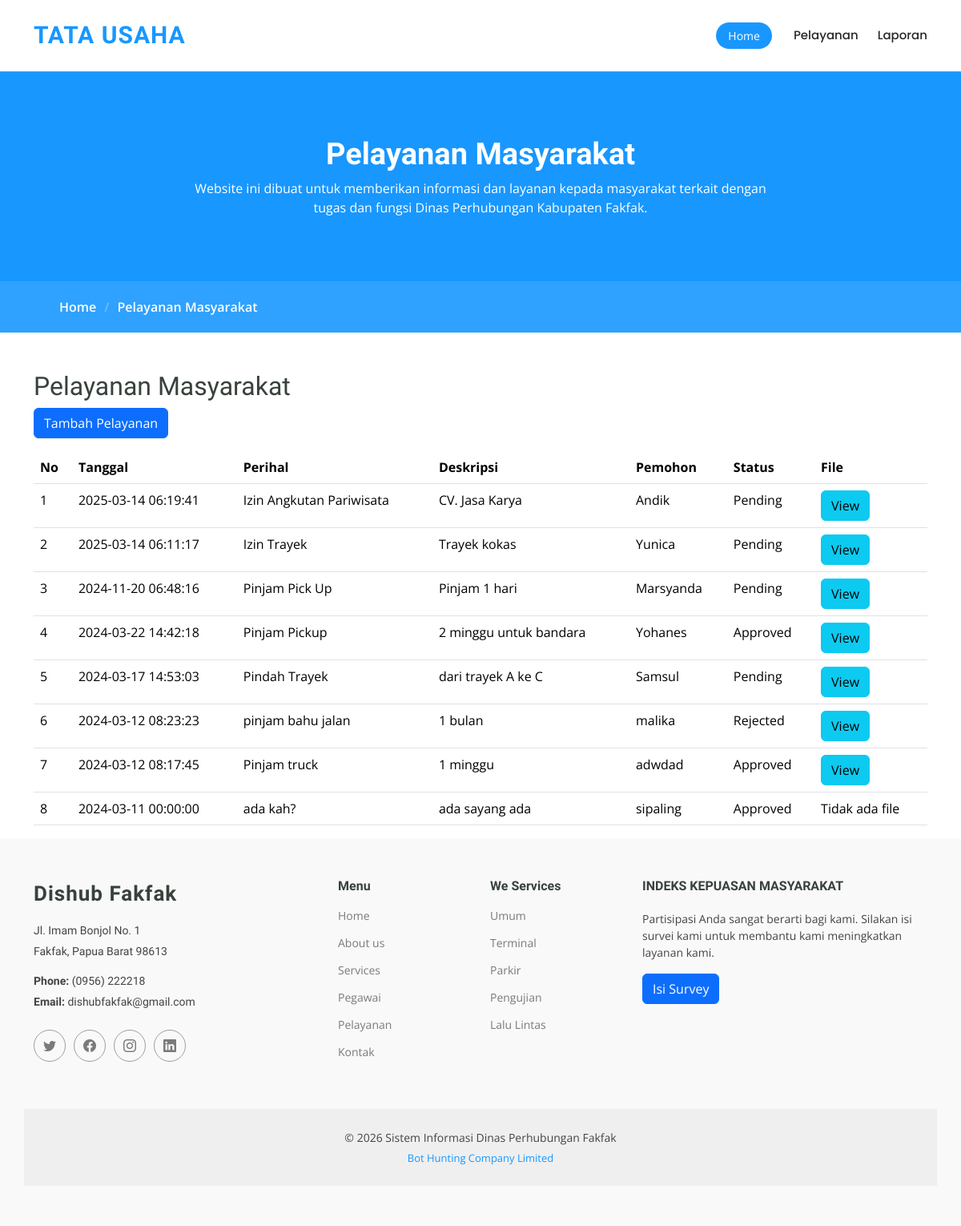
/umum/pelayanan.php, run on an earlier commit of the app's database.
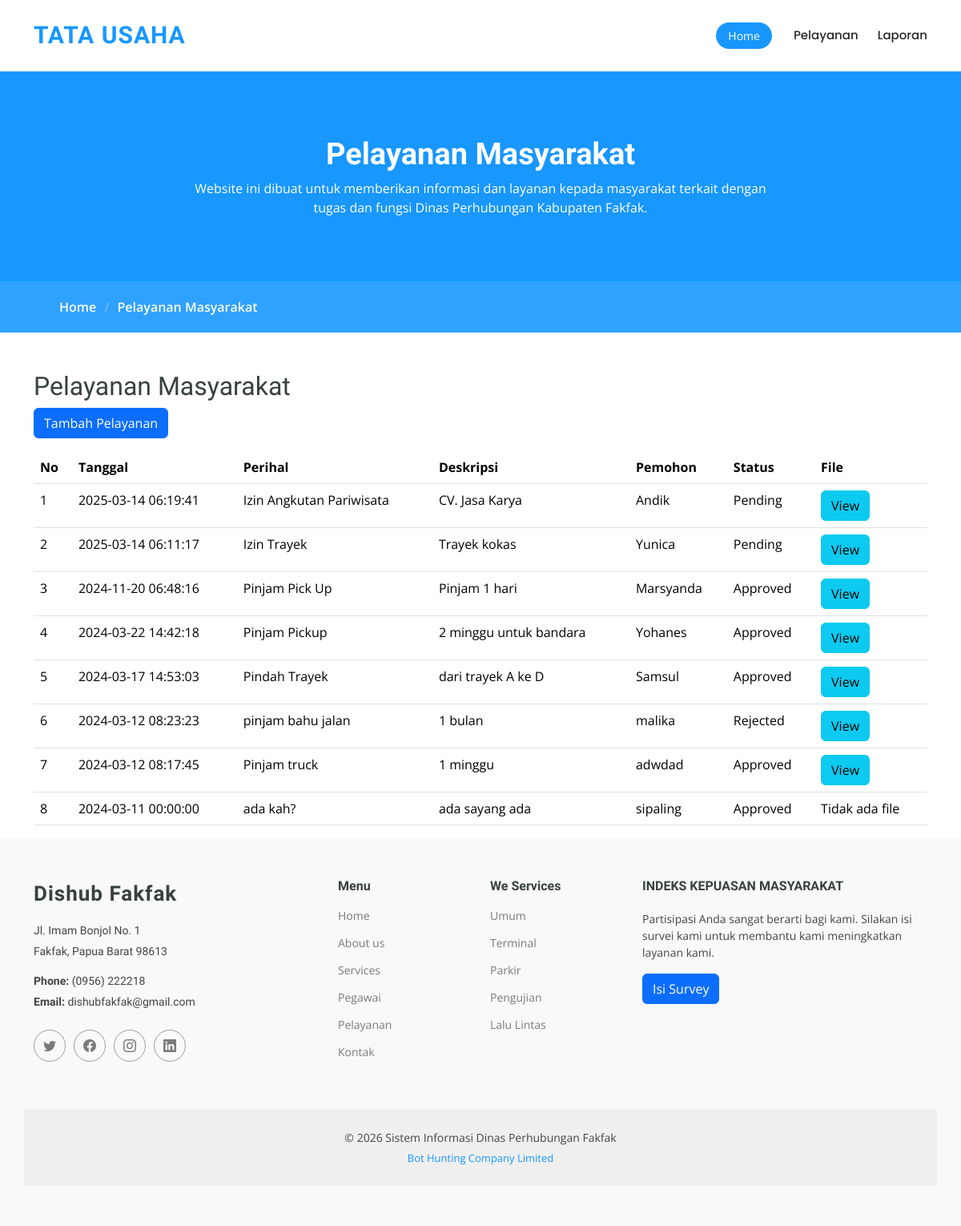
And on a later commit of the database.
### tables this page shows
CREATE TABLE `pelayananumum` (
  `id` int NOT NULL,
  `tanggal` datetime NOT NULL,
  `nama_layanan` varchar(255) DEFAULT NULL,
  `deskripsi` text,
  `file_google_drive` varchar(255) DEFAULT NULL,
  `pemohon` varchar(255) NOT NULL,
  `status` enum('Pending','Approved','Rejected') NOT NULL
);

### umum/pelayanan.php (the view, shortened to what this page needs)
<?php
require_once __DIR__ . '/../assets/config.php';
$query = "SELECT * FROM pelayananumum ORDER BY tanggal DESC";
$stmt = $koneksi->prepare($query);
if ($stmt->execute()) {
    $result = $stmt->get_result();
    $pelayanan = [];
    while ($row = $result->fetch_assoc()) {
        $pelayanan[] = $row;
    }
} else {
    die("Query error: " . $koneksi->error);
}
?>
<div class="page-title" data-aos="fade">
    <div class="heading">
        <div class="container">
            <div class="row d-flex justify-content-center text-center">
                <div class="col-lg-8">
                    <h1>Pelayanan Masyarakat</h1>
                    <p class="mb-0">Website ini dibuat untuk memberikan informasi dan layanan kepada masyarakat terkait dengan tugas dan fungsi Dinas Perhubungan Kabupaten Fakfak.</p>
                </div>
            </div>
        </div>
    </div>
    <nav class="breadcrumbs">
        <div class="container">
            <ol>
                <li><a href="index.php">Home</a></li>
                <li class="current">Pelayanan Masyarakat</li>
            </ol>
        </div>
    </nav>
</div>
<div class="container mt-5">
    <h2>Pelayanan Masyarakat</h2>
    <a href="tambah_pelayanan.php" class="btn btn-primary mb-3">Tambah Pelayanan</a>
    <div class="table-responsive">
        <table class="table">
            <thead>
                <tr>
                    <th>No</th>
                    <th>Tanggal</th>
                    <th>Perihal</th>
                    <th>Deskripsi</th>
                    <th>Pemohon</th>
                    <th>Status</th>
                    <th>File</th>
                </tr>
            </thead>
            <tbody>
                <?php if (!empty($pelayanan)) : ?>
                    <?php foreach ($pelayanan as $index => $data) : ?>
                        <tr>
                            <td><?php echo $index + 1; ?></td>
                            <td><?php echo htmlspecialchars($data['tanggal']); ?></td>
                            <td><?php echo htmlspecialchars($data['nama_layanan']); ?></td>
                            <td><?php echo htmlspecialchars($data['deskripsi']); ?></td>
                            <td><?php echo htmlspecialchars($data['pemohon']); ?></td>
                            <td><?php echo htmlspecialchars($data['status']); ?></td>
                            <td>
                                <?php if (!empty($data['file_google_drive'])) : ?>
                                    <a href="<?php echo htmlspecialchars($data['file_google_drive']); ?>" target="_blank" class="btn btn-info">View</a>
                                <?php else : ?>
                                    Tidak ada file
                                <?php endif; ?>
                            </td>
                        </tr>
                    <?php endforeach; ?>
                <?php else : ?>
                    <tr>
                        <td colspan="7">Tidak ada data pelayanan masyarakat.</td>
                    </tr>
                <?php endif; ?>
            </tbody>
        </table>
    </div>
</div>

What changed in the data, as far as the page shows it:
changed pelayananumum "Pinjam Pick Up": status "Pending" → "Approved"
changed pelayananumum "Pindah Trayek": deskripsi "dari trayek A ke C" → "dari trayek A ke D"; status "Pending" → "Approved"
